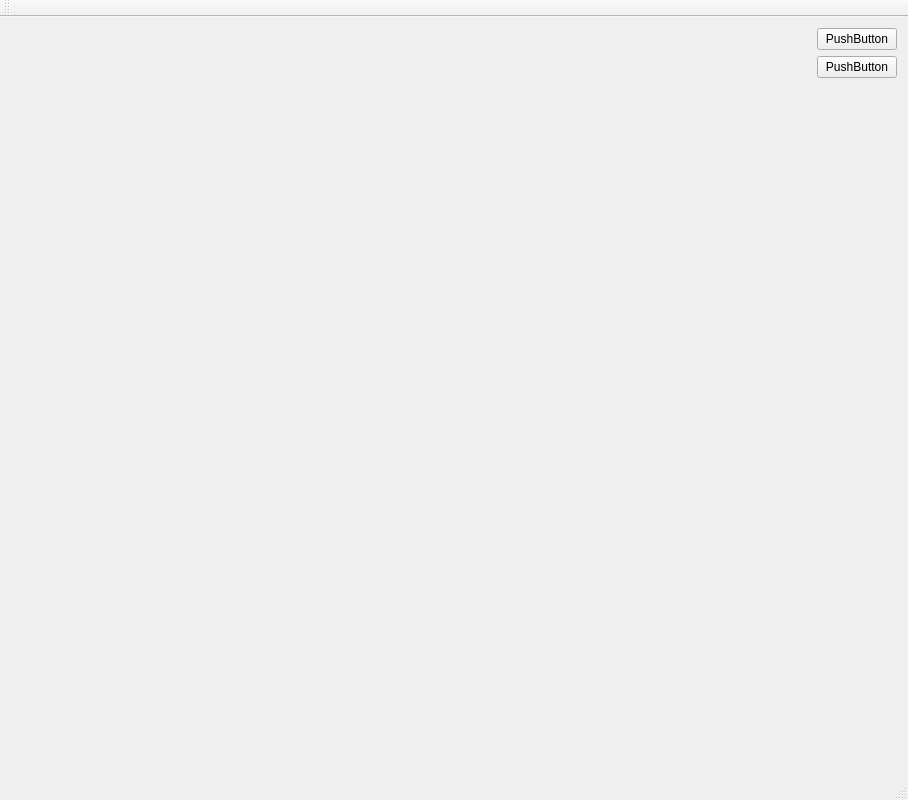
<?xml version="1.0" encoding="UTF-8"?>
<ui version="4.0">
 <class>MainWindow</class>
 <widget class="QMainWindow" name="MainWindow">
  <property name="geometry">
   <rect>
    <x>0</x>
    <y>0</y>
    <width>903</width>
    <height>800</height>
   </rect>
  </property>
  <property name="windowTitle">
   <string>MainWindow</string>
  </property>
  <widget class="QWidget" name="centralWidget">
   <layout class="QVBoxLayout" name="verticalLayout_2">
    <item>
     <layout class="QHBoxLayout" name="horizontalLayout">
      <item>
       <widget class="GLWidget" name="widget" native="true">
        <property name="minimumSize">
         <size>
          <width>800</width>
          <height>600</height>
         </size>
        </property>
       </widget>
      </item>
      <item>
       <layout class="QVBoxLayout" name="verticalLayout">
        <property name="sizeConstraint">
         <enum>QLayout::SetDefaultConstraint</enum>
        </property>
        <item>
         <widget class="QPushButton" name="pushButton">
          <property name="maximumSize">
           <size>
            <width>200</width>
            <height>16777215</height>
           </size>
          </property>
          <property name="text">
           <string>PushButton</string>
          </property>
         </widget>
        </item>
        <item>
         <widget class="QPushButton" name="pushButton_2">
          <property name="maximumSize">
           <size>
            <width>200</width>
            <height>16777215</height>
           </size>
          </property>
          <property name="text">
           <string>PushButton</string>
          </property>
         </widget>
        </item>
        <item>
         <spacer name="verticalSpacer">
          <property name="orientation">
           <enum>Qt::Vertical</enum>
          </property>
          <property name="sizeHint" stdset="0">
           <size>
            <width>20</width>
            <height>40</height>
           </size>
          </property>
         </spacer>
        </item>
       </layout>
      </item>
     </layout>
    </item>
   </layout>
  </widget>
  <widget class="QMenuBar" name="menuBar">
   <property name="geometry">
    <rect>
     <x>0</x>
     <y>0</y>
     <width>903</width>
     <height>23</height>
    </rect>
   </property>
  </widget>
  <widget class="QToolBar" name="mainToolBar">
   <attribute name="toolBarArea">
    <enum>TopToolBarArea</enum>
   </attribute>
   <attribute name="toolBarBreak">
    <bool>false</bool>
   </attribute>
  </widget>
  <widget class="QStatusBar" name="statusBar"/>
 </widget>
 <layoutdefault spacing="6" margin="11"/>
 <customwidgets>
  <customwidget>
   <class>GLWidget</class>
   <extends>QWidget</extends>
   <header>glwidget.h</header>
   <container>1</container>
  </customwidget>
 </customwidgets>
 <resources/>
 <connections/>
</ui>
